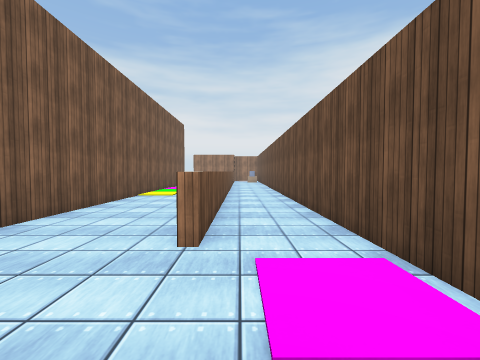
View 1 (above)

15 first-person views from a walk through a Unity game level. The camera is 1.4 m above the floor, tilts 2° down and sees 90° across. Doors are open. The floor is counted in squares, 1.6 m on a side. Each view is taken from the middle of a square. On the plan, view 1 faces up. The plan holds only what a view shows up to about 10 squares ahead; the rest is blank. The player is left out. Surface patterns are stand-ins for the level's own textures.

View 2
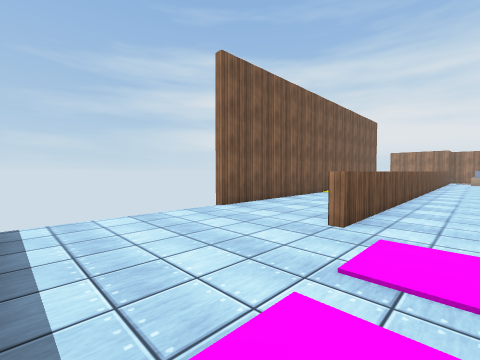

View 3
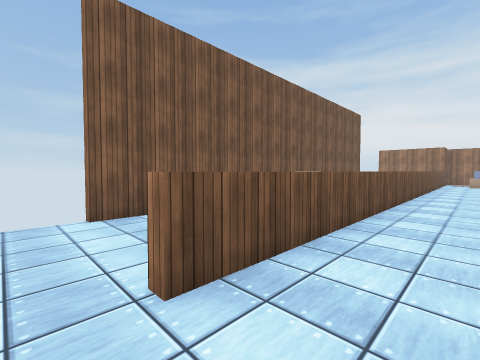

View 4
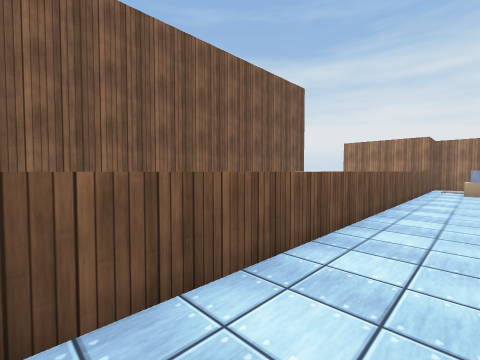

View 5
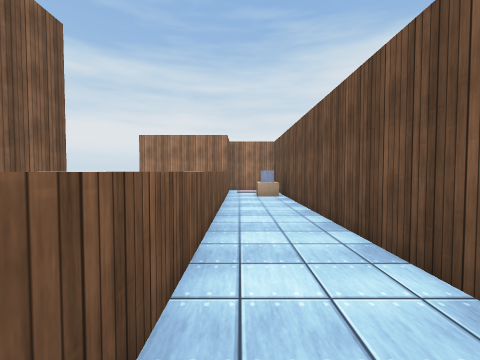

View 6
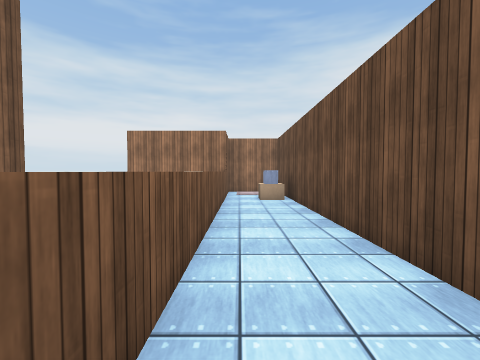

View 7
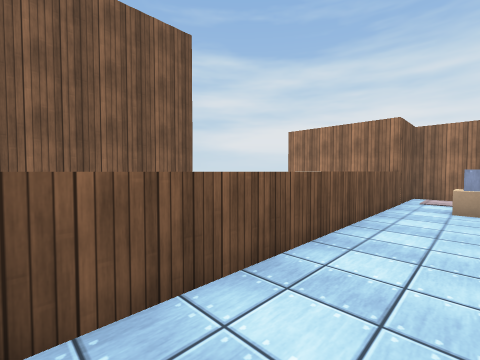

View 8
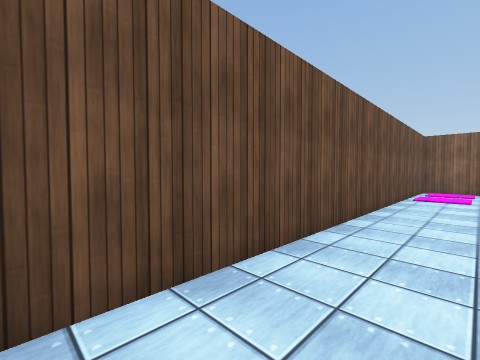

View 9
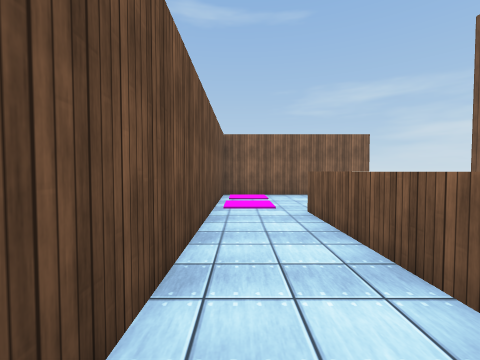

View 10
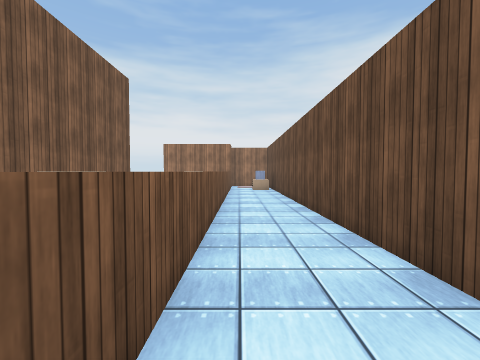

View 11
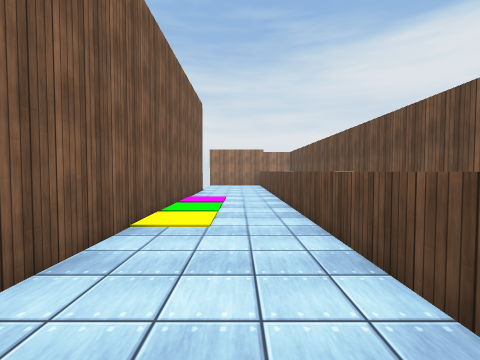

View 12
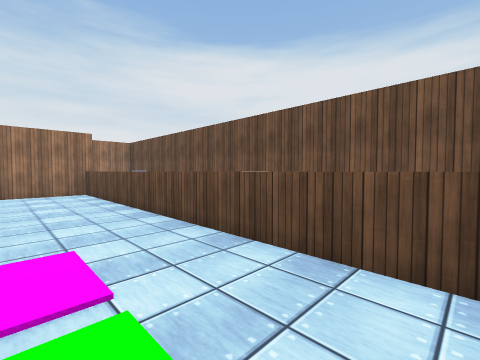

View 13
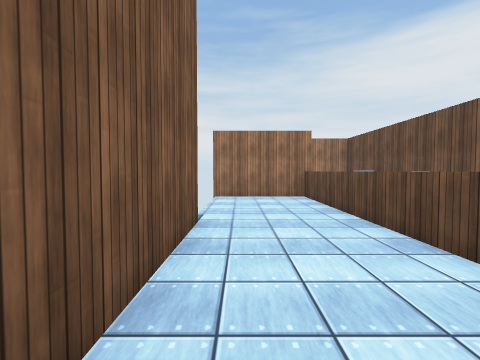

View 14
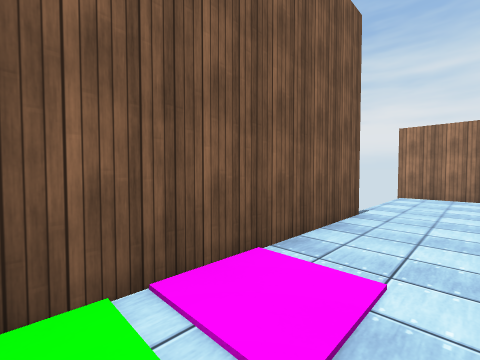

View 15
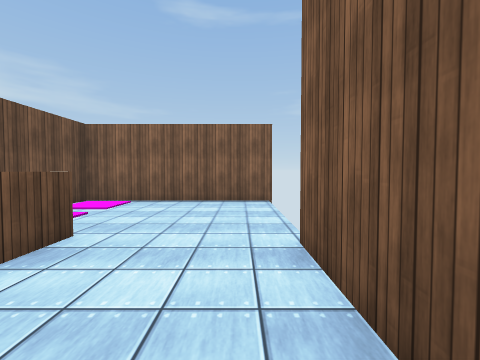

### Floor plan
Key: @ floor where view 1 was taken; # wall or solid block; x gap in a wall; . floor; D open door; ^ raised ledge; O other object.
Columns run from 4 left of view 1 to 2 right of it. Each row starts with its distance up from view 1.
 23    ###
 22    #..#
 21 ####DD#
 20  ..^DO#
 19  ..^.O#
 18  ..^..#
 17  ..^..#
 16 x..^..#
 15 #..^DD#
 14 #..^..#
 13 #..^..#
 12 #..^..#
 11 #..^..#
 10 #..^DD#
  9 #..^..#
  8 #..^..#
  7 #..^..#
  6 #..^DD#
  5 #..^DD#
  4 #..^..#
  3 x.....#
  2  .....#
  1  .....#
  0  ...@.#
 -1 x.....#
 -2  ######

Positions as (right, up) in squares from view 1, and headings:
1: (0, 0), facing up
2: (1, -1), facing up-left
3: (1, 2), facing up-left
4: (1, 8), facing up-left
5: (0, 11), facing up
6: (0, 12), facing up
7: (1, 13), facing up-left
8: (0, 11), facing down-right
9: (1, 8), facing down
10: (0, 8), facing up
11: (-2, 5), facing up
12: (-3, 10), facing up-right
13: (-3, 12), facing up
14: (-2, 11), facing up-left
15: (-3, 6), facing down
